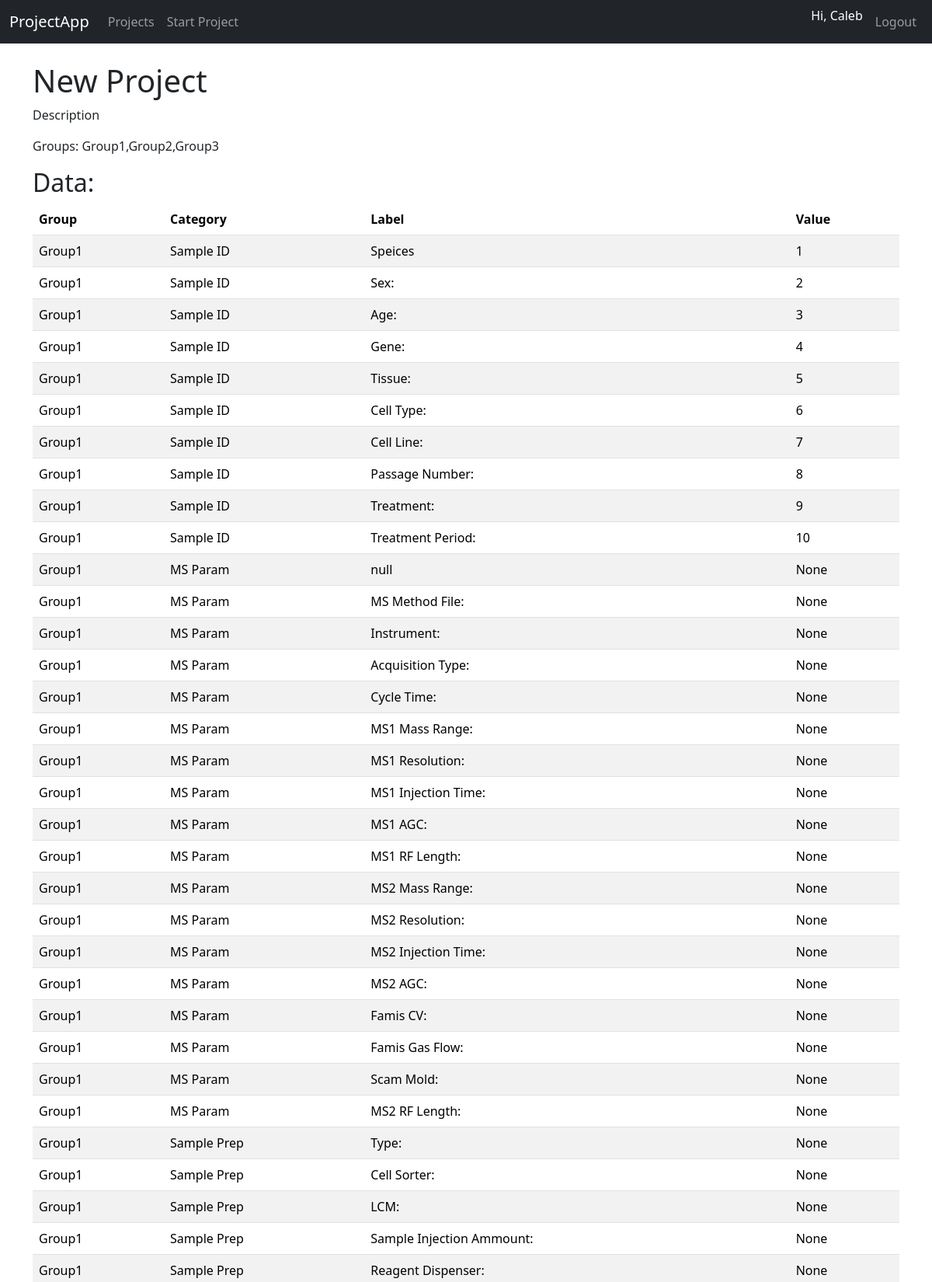
Page /project/3/ (signed in, upper part) on the committed database.
### core/models.py (models this page shows, shortened)
class ProjectData(models.Model):
    owner = models.ForeignKey(User, on_delete=models.CASCADE)
    project_name = models.CharField(max_length=200)
    description = models.TextField(blank=True)
    number_of_groups = models.PositiveIntegerField()
    group_names = models.TextField(help_text="Comma-separated group names")
    created_at = models.DateTimeField(auto_now_add=True)  # <- this is correct  # Comma-separated group names

class GroupData(models.Model):
    project = models.ForeignKey(ProjectData, on_delete=models.CASCADE, related_name="group_data")
    group_name = models.CharField(max_length=200)
    category = models.CharField(max_length=200)
    label = models.TextField()
    value = models.TextField(null=True)

### core/views.py (the view)
# urls.py: path("project/<int:project_id>/", views.project_detail, name="project_detail"),
@login_required
def project_detail(request, project_id):
    project = get_object_or_404(ProjectData, id=project_id)
    group_data = project.group_data.all()  # Related name
    return render(request, "core/project_detail.html", {"project": project, "group_data": group_data})

### core/templates/core/project_detail.html
{% extends "core/base.html" %}
{% block content %}
<h1>{{ project.project_name }}</h1>
<p>{{ project.description }}</p>
<p>Groups: {{ project.group_names }}</p>
<h2>Data:</h2>
<table class="table table-striped">
    <thead>
        <tr>
            <th>Group</th>
            <th>Category</th>
            <th>Label</th>
            <th>Value</th>
        </tr>
    </thead>
    <tbody>
        {% for gd in group_data %}
        <tr>
            <td>{{ gd.group_name }}</td>
            <td>{{ gd.category }}</td>
            <td>{{ gd.label }}</td>
            <td>{{ gd.value }}</td>
        </tr>
        {% endfor %}
    </tbody>
</table>
{% endblock %}

### core/templates/core/base.html (shortened to what this page needs)
{% load static %}
<!DOCTYPE html>
<html lang="en">
<head>
    <link href="https://cdn.jsdelivr.net/npm/bootstrap@5.3.2/dist/css/bootstrap.min.css" rel="stylesheet">
    <link href="{% static 'core/css/style.css' %}" rel="stylesheet">
</head>
<body>
    <nav class="navbar navbar-expand-lg navbar-dark bg-dark mb-4">
        <div class="container-fluid">
            <a class="navbar-brand" href="{% url 'project_list' %}">ProjectApp</a>
            <div class="collapse navbar-collapse" id="navbarNav">
                <ul class="navbar-nav me-auto">
                    <li class="nav-item">
                        <a class="nav-link" href="{% url 'project_list' %}">Projects</a>
                    </li>
                    <li class="nav-item">
                        <a class="nav-link" href="{% url 'start_project' %}">Start Project</a>
                    </li>
                </ul>
                <ul class="navbar-nav">
                    {% if user.is_authenticated %}
                        <li class="nav-item">
                            <span class="navbar-text text-white me-2">Hi, {{ user.username }}</span>
                        </li>
                        <li class="nav-item">
                            <a class="nav-link" href="{% url 'logout' %}">Logout</a>
                        </li>
                    {% endif %}
                </ul>
            </div>
        </div>
    </nav>
    <div class="container">
        {% block content %}{% endblock %}
    </div>
</body>
</html>

### rows in the picture
ProjectData: project_name "New Project", description "Description", group_names "Group1,Group2,Group3"
GroupData: group_name "Group1", category "Sample ID", label "Speices", value "1"
GroupData: group_name "Group1", category "Sample ID", label "Sex:", value "2"
GroupData: group_name "Group1", category "Sample ID", label "Age:", value "3"
GroupData: group_name "Group1", category "Sample ID", label "Gene:", value "4"
GroupData: group_name "Group1", category "Sample ID", label "Tissue:", value "5"
GroupData: group_name "Group1", category "Sample ID", label "Cell Type:", value "6"
GroupData: group_name "Group1", category "Sample ID", label "Cell Line:", value "7"
GroupData: group_name "Group1", category "Sample ID", label "Passage Number:", value "8"
GroupData: group_name "Group1", category "Sample ID", label "Treatment:", value "9"
GroupData: group_name "Group1", category "Sample ID", label "Treatment Period:", value "10"
GroupData: group_name "Group1", category "MS Param", label "null", value "None"
GroupData: group_name "Group1", category "MS Param", label "MS Method File:", value "None"
GroupData: group_name "Group1", category "MS Param", label "Instrument:", value "None"
GroupData: group_name "Group1", category "MS Param", label "Acquisition Type:", value "None"
GroupData: group_name "Group1", category "MS Param", label "Cycle Time:", value "None"
GroupData: group_name "Group1", category "MS Param", label "MS1 Mass Range:", value "None"
GroupData: group_name "Group1", category "MS Param", label "MS1 Resolution:", value "None"
GroupData: group_name "Group1", category "MS Param", label "MS1 Injection Time:", value "None"
GroupData: group_name "Group1", category "MS Param", label "MS1 AGC:", value "None"
GroupData: group_name "Group1", category "MS Param", label "MS1 RF Length:", value "None"
GroupData: group_name "Group1", category "MS Param", label "MS2 Mass Range:", value "None"
GroupData: group_name "Group1", category "MS Param", label "MS2 Resolution:", value "None"
GroupData: group_name "Group1", category "MS Param", label "MS2 Injection Time:", value "None"
GroupData: group_name "Group1", category "MS Param", label "MS2 AGC:", value "None"
GroupData: group_name "Group1", category "MS Param", label "Famis CV:", value "None"
GroupData: group_name "Group1", category "MS Param", label "Famis Gas Flow:", value "None"
GroupData: group_name "Group1", category "MS Param", label "Scam Mold:", value "None"
GroupData: group_name "Group1", category "MS Param", label "MS2 RF Length:", value "None"
GroupData: group_name "Group1", category "Sample Prep", label "Type:", value "None"
GroupData: group_name "Group1", category "Sample Prep", label "Cell Sorter:", value "None"
GroupData: group_name "Group1", category "Sample Prep", label "LCM:", value "None"
GroupData: group_name "Group1", category "Sample Prep", label "Sample Injection Ammount:", value "None"
GroupData: group_name "Group1", category "Sample Prep", label "Reagent Dispenser:", value "None"

### other values in the picture
{{ user.username }} "Caleb"
